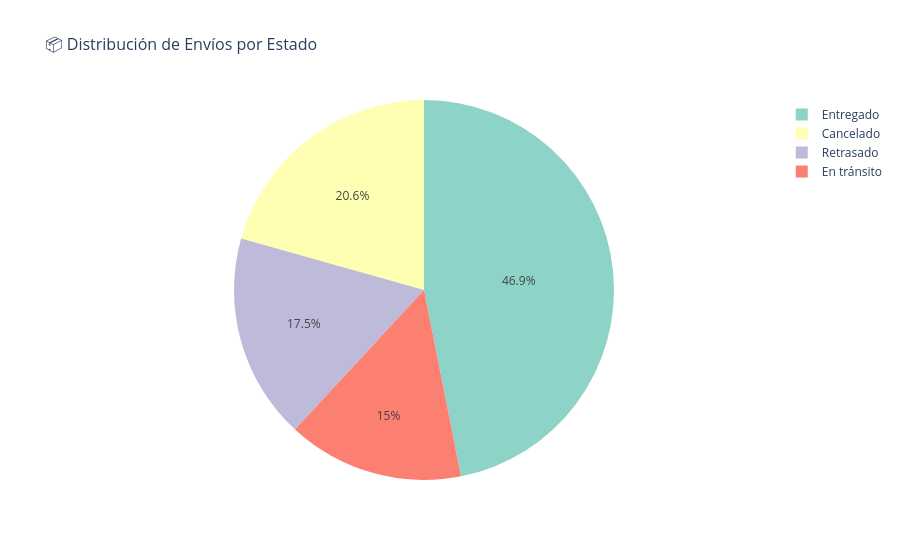

Write notebook code for a chart like this one.
### Markdown cell above
---
## 📉 PASO 4 — Visualizaciones con Plotly Express

**Plotly Express** (`px`) crea gráficas interactivas con muy pocas líneas.

Estructura universal:
```python
fig = px.tipo_grafica(
    dataframe,          # datos a graficar
    x = 'columna_x',   # eje horizontal
    y = 'columna_y',   # eje vertical
    color = 'col',     # variable que define el color
    title = 'Título'
)
fig.update_layout(...)  # personalizaciones opcionales
fig.show()              # mostrar en Jupyter
# En Streamlit usarías: st.plotly_chart(fig)
```

### Code cell
# ─────────────────────────────────────────────────────────────
# GRÁFICA 1 — Pie chart: distribución de estados
# px.pie() → gráfico de torta
# names= columna con las etiquetas de cada sector
# values= columna con los valores numéricos de cada sector
# ─────────────────────────────────────────────────────────────
estado_counts = df['estado'].value_counts().reset_index()
# resultado: DataFrame con columnas 'estado' y 'count'

fig1 = px.pie(
    estado_counts,
    names  = 'estado',                              # etiquetas de sectores
    values = 'count',                               # tamaño de sectores
    title  = '📦 Distribución de Envíos por Estado',
    color_discrete_sequence = px.colors.qualitative.Set3  # paleta de colores
)
# update_layout personaliza el aspecto general de la figura
fig1.update_layout(title_font_size=16, showlegend=True)

fig1.show()

### Figure 1 — Plotly figure (JSON) as saved in the notebook; plotly's stock layout.template omitted (floating-point values rounded to 4 significant figures)
{"data": [{"domain": {"x": [0, 1], "y": [0, 1]}, "hovertemplate": "estado=%{label}<br>count=%{value}<extra></extra>", "labels": ["Entregado", "Cancelado", "Retrasado", "En tránsito"], "legendgroup": "", "name": "", "showlegend": true, "type": "pie", "values": [75, 33, 28, 24]}], "layout": {"legend": {"tracegroupgap": 0}, "piecolorway": ["rgb(141,211,199)", "rgb(255,255,179)", "rgb(190,186,218)", "rgb(251,128,114)", "rgb(128,177,211)", "rgb(253,180,98)", "rgb(179,222,105)", "rgb(252,205,229)", "rgb(217,217,217)", "rgb(188,128,189)", "rgb(204,235,197)", "rgb(255,237,111)"], "showlegend": true, "title": {"font": {"size": 16}, "text": "📦 Distribución de Envíos por Estado"}}}
